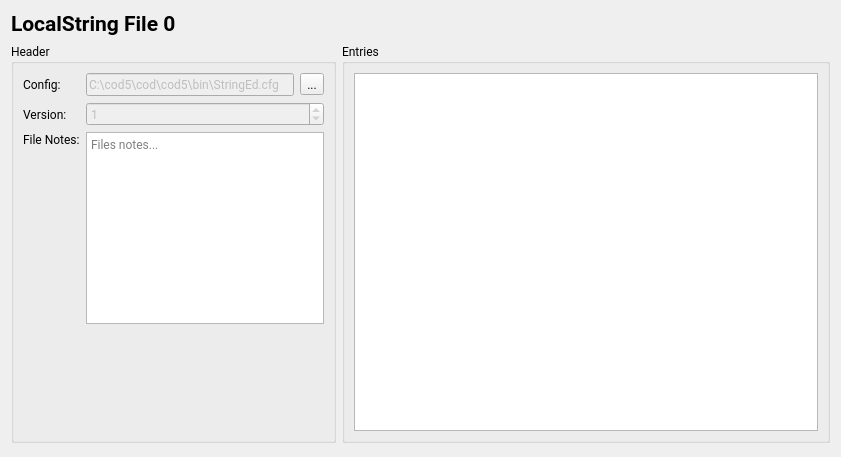
<?xml version="1.0" encoding="UTF-8"?>
<ui version="4.0">
 <class>LocalStringViewer</class>
 <widget class="QWidget" name="LocalStringViewer">
  <property name="geometry">
   <rect>
    <x>0</x>
    <y>0</y>
    <width>841</width>
    <height>457</height>
   </rect>
  </property>
  <property name="minimumSize">
   <size>
    <width>841</width>
    <height>457</height>
   </size>
  </property>
  <property name="windowTitle">
   <string>Form</string>
  </property>
  <layout class="QVBoxLayout" name="verticalLayout">
   <item>
    <widget class="QLabel" name="label_Title">
     <property name="font">
      <font>
       <family>Roboto</family>
       <pointsize>16</pointsize>
       <bold>true</bold>
      </font>
     </property>
     <property name="text">
      <string>LocalString File 0</string>
     </property>
    </widget>
   </item>
   <item>
    <layout class="QHBoxLayout" name="horizontalLayout">
     <item>
      <layout class="QGridLayout" name="gridLayout">
       <item row="0" column="0" colspan="2">
        <widget class="QGroupBox" name="groupBox">
         <property name="minimumSize">
          <size>
           <width>325</width>
           <height>398</height>
          </size>
         </property>
         <property name="maximumSize">
          <size>
           <width>325</width>
           <height>16777215</height>
          </size>
         </property>
         <property name="font">
          <font>
           <family>Roboto</family>
           <pointsize>9</pointsize>
          </font>
         </property>
         <property name="title">
          <string>Header</string>
         </property>
         <layout class="QGridLayout" name="gridLayout_3">
          <item row="3" column="0">
           <widget class="QLabel" name="label_6">
            <property name="text">
             <string>File Notes:</string>
            </property>
            <property name="alignment">
             <set>Qt::AlignmentFlag::AlignLeading|Qt::AlignmentFlag::AlignLeft|Qt::AlignmentFlag::AlignTop</set>
            </property>
           </widget>
          </item>
          <item row="2" column="0">
           <widget class="QLabel" name="label_5">
            <property name="text">
             <string>Version:</string>
            </property>
           </widget>
          </item>
          <item row="0" column="1">
           <widget class="QLineEdit" name="lineEdit_Config">
            <property name="enabled">
             <bool>false</bool>
            </property>
            <property name="text">
             <string>C:\cod5\cod\cod5\bin\StringEd.cfg</string>
            </property>
           </widget>
          </item>
          <item row="0" column="0">
           <widget class="QLabel" name="label_4">
            <property name="text">
             <string>Config:</string>
            </property>
           </widget>
          </item>
          <item row="0" column="2">
           <widget class="QToolButton" name="toolButton">
            <property name="text">
             <string>...</string>
            </property>
           </widget>
          </item>
          <item row="2" column="1" colspan="2">
           <widget class="QSpinBox" name="spinBox_Version">
            <property name="enabled">
             <bool>false</bool>
            </property>
            <property name="maximum">
             <number>10000</number>
            </property>
            <property name="value">
             <number>1</number>
            </property>
           </widget>
          </item>
          <item row="3" column="1" colspan="2">
           <widget class="QPlainTextEdit" name="plainTextEdit_FileNotes">
            <property name="placeholderText">
             <string>Files notes...</string>
            </property>
           </widget>
          </item>
          <item row="4" column="0" colspan="3">
           <spacer name="verticalSpacer">
            <property name="orientation">
             <enum>Qt::Orientation::Vertical</enum>
            </property>
            <property name="sizeHint" stdset="0">
             <size>
              <width>20</width>
              <height>40</height>
             </size>
            </property>
           </spacer>
          </item>
         </layout>
        </widget>
       </item>
      </layout>
     </item>
     <item>
      <widget class="QGroupBox" name="groupBox_2">
       <property name="minimumSize">
        <size>
         <width>400</width>
         <height>400</height>
        </size>
       </property>
       <property name="font">
        <font>
         <family>Roboto</family>
         <pointsize>9</pointsize>
        </font>
       </property>
       <property name="title">
        <string>Entries</string>
       </property>
       <layout class="QGridLayout" name="gridLayout_2">
        <item row="0" column="0">
         <widget class="QTableWidget" name="tableWidget_Strings">
          <property name="sizePolicy">
           <sizepolicy hsizetype="Expanding" vsizetype="Expanding">
            <horstretch>0</horstretch>
            <verstretch>0</verstretch>
           </sizepolicy>
          </property>
         </widget>
        </item>
       </layout>
      </widget>
     </item>
    </layout>
   </item>
   <item>
    <spacer name="verticalSpacer_5">
     <property name="orientation">
      <enum>Qt::Orientation::Vertical</enum>
     </property>
     <property name="sizeHint" stdset="0">
      <size>
       <width>20</width>
       <height>0</height>
      </size>
     </property>
    </spacer>
   </item>
  </layout>
 </widget>
 <resources/>
 <connections/>
</ui>
